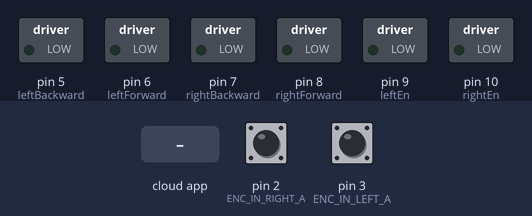
The sketch below on a simulated Arduino Uno, built with avr-gcc and run on an emulated ATmega328P. Shown: switched loads named in the sketch (green lamp = pin HIGH). Inputs (shaded band) come from the test bench; at power-on: pin 2 (ENC_IN_RIGHT_A) HIGH, pin 3 (ENC_IN_LEFT_A) HIGH. The ROS host is connected and sends only what is stated.

Above: at 1.2 s.
1.3 s: the phone or cloud app sets linear.x to -100
At 1.8 s:
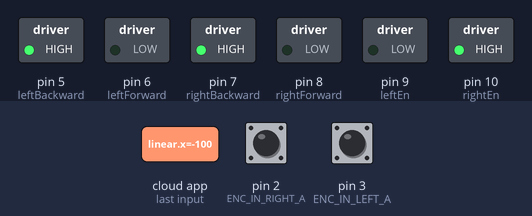
2.8 s: the phone or cloud app sets angular.z to -100
At 4.0 s:
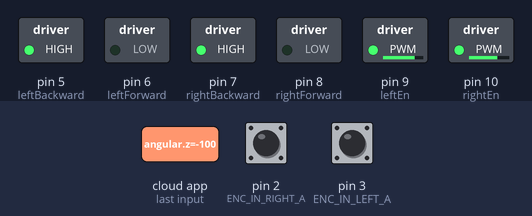
4.3 s: the phone or cloud app sets linear.x to 0
At 5.2 s:
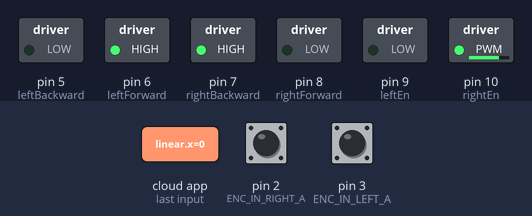
5.8 s: the phone or cloud app sets angular.z to 0
At 6.3 s:
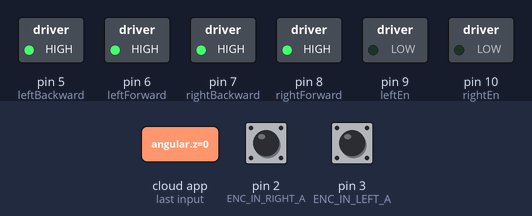
7.3 s: the phone or cloud app sets linear.x to 100
At 8.5 s:
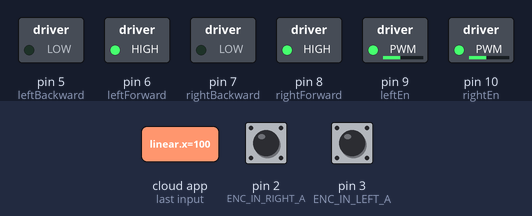
8.8 s: the phone or cloud app sets linear.x to -100
At 9.9 s:
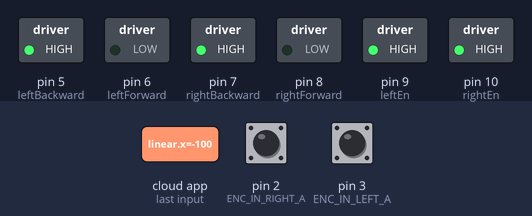
Timing chart, 0 to 11.3 s (numbered marks = the images above; inputs shaded):
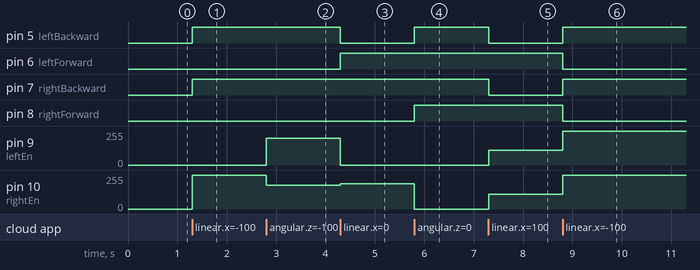

The sketch:

mini_scobo_combined.ino
```cpp
#include <ros.h>
#include <geometry_msgs/Twist.h>
#include <std_msgs/Int16.h>


// IN1 IN2 Wheeled
// Pin Definitions
const int leftEn = 9;           // Purple
const int rightEn = 10;          // Red
const int leftBackward = 5;      // Blue
const int leftForward = 6;       // Green IN1
const int rightForward = 8;     // Yellow
const int rightBackward = 7;    // Orange
#define ENC_IN_LEFT_A 3
#define ENC_IN_RIGHT_A 2

#define ENC_IN_LEFT_B 11
#define ENC_IN_RIGHT_B 4

// True = Forward; False = Reverse
boolean Direction_left = true;
boolean Direction_right = true;

// Minumum and maximum values for 16-bit integers
const int encoder_minimum = -16192;
const int encoder_maximum = 16192;

int pwm_max = 200;
int pwm_ctrl = 0;
int pwm_min = 180;
int high_pwm = 200;
int low_pwm = 180;
int mapped_speed_forward;
int mapped_speed_backward;
int mapped_speed_right;
int mapped_speed_left;

ros::NodeHandle nh;

// 100ms interval for measurements
const int interval = 100;
long previousMillis = 0;
long currentMillis = 0;


void cmdVelCallback(const geometry_msgs::Twist& cmdVel) {
  float linear = cmdVel.linear.x;
  float angular = cmdVel.angular.z;

  if (linear == 0.0 && angular == 0.0) {
    stop();
  } else if (linear > 0.0 && angular == 0.0) {
    float scaledlinearforward = (linear - 0) * (pwm_max - pwm_min) / (0.26 - 0) + pwm_min;
    mapped_speed_forward = round(scaledlinearforward);
    forward();
  } else if (linear < 0.0 && angular == 0.0) {
    float scaledlinearbackward = ((linear - (-0.26)) * (pwm_min - pwm_max) / (0 - (-0.26))) + pwm_max;
    mapped_speed_backward = round(scaledlinearbackward);
    backward();
  } else if (linear == 0.0 && angular > 0.0) {
    float scaledangularleft = ((angular * 100) / 1.82) * (pwm_max - pwm_min) / 100 + pwm_min;
    mapped_speed_left = round(scaledangularleft);
    left();
  } else if (linear == 0.0 && angular < 0.0) {
    float scaledangularright = ((angular - (-1.82)) * (pwm_min - pwm_max) / (0 - (-1.82))) + pwm_max;
    mapped_speed_right = round(scaledangularright);
    right();
  } else if (linear > 0.0 && angular < 0.0) {
    forwardright();
  } else if (linear > 0.0 && angular > 0.0) {
    forwardleft();
  } else if (linear < 0.0 && angular < 0.0) {
    backwardright();
  } else if (linear < 0.0 && angular > 0.0) {
    backwardleft();
  } else {
    stop();
  }
}

ros::Subscriber<geometry_msgs::Twist> cmdVelSub("/cmd_vel", &cmdVelCallback);

std_msgs::Int16 right_wheel_tick_count;
ros::Publisher rightPub("right_ticks", &right_wheel_tick_count);

std_msgs::Int16 left_wheel_tick_count;
ros::Publisher leftPub("left_ticks", &left_wheel_tick_count);

// Increment the number of ticks
void right_wheel_tick() {

  // Read the value for the encoder for the right wheel
  int val = digitalRead(ENC_IN_RIGHT_B);

  if(val == LOW) {
    Direction_right = false; // Reverse
  }
  else {
    Direction_right = true; // Forward
  }

  if (Direction_right) {

    if (right_wheel_tick_count.data == encoder_maximum) {
      right_wheel_tick_count.data = 0;
    }
    else {
      right_wheel_tick_count.data++;
    }
  }
  else {
    if (right_wheel_tick_count.data == encoder_minimum) {
      right_wheel_tick_count.data = 0;
    }
    else {
      right_wheel_tick_count.data--;
    }
  }
}

// Increment the number of ticks
void left_wheel_tick() {

  // Read the value for the encoder for the left wheel
  int val = digitalRead(ENC_IN_LEFT_B);

  if(val == LOW) {
    Direction_left = true; // Reverse
  }
  else {
    Direction_left = false; // Forward
  }

  if (Direction_left) {
    if (left_wheel_tick_count.data == encoder_maximum) {
      left_wheel_tick_count.data = 0;
    }
    else {
      left_wheel_tick_count.data++;
    }
  }
  else {
    if (left_wheel_tick_count.data == encoder_minimum) {
      left_wheel_tick_count.data = 0;
    }
    else {
      left_wheel_tick_count.data--;
    }
  }
}

void stop() {
  Serial.println("Stop");
  analogWrite(leftEn, 0);
  digitalWrite(leftForward, HIGH);
  digitalWrite(leftBackward, HIGH);
  analogWrite(rightEn, 0);
  digitalWrite(rightForward, HIGH);
  digitalWrite(rightBackward, HIGH);
}

void forward() {
  Serial.println("Forward");
  analogWrite(leftEn, 110);
  analogWrite(rightEn, 110);
  digitalWrite(leftForward, HIGH);
  digitalWrite(rightForward, HIGH);
  digitalWrite(leftBackward, LOW);
  digitalWrite(rightBackward, LOW);
}

void backward() {
  Serial.println("Backward");
  analogWrite(leftEn, mapped_speed_forward-pwm_ctrl);
  analogWrite(rightEn, mapped_speed_backward);
  digitalWrite(leftForward, LOW);
  digitalWrite(rightForward, LOW);
  digitalWrite(leftBackward, HIGH);
  digitalWrite(rightBackward, HIGH);
}

void left() {
  Serial.println("Left");
  analogWrite(leftEn, mapped_speed_forward-pwm_ctrl);
  analogWrite(rightEn, mapped_speed_left);
  digitalWrite(leftForward, LOW);
  digitalWrite(leftBackward, HIGH);
  digitalWrite(rightForward, HIGH);
  digitalWrite(rightBackward, LOW);
}

void right() {
  Serial.println("Right");
  analogWrite(leftEn, mapped_speed_forward-pwm_ctrl);
  analogWrite(rightEn, mapped_speed_right);
  digitalWrite(leftForward, HIGH);
  digitalWrite(leftBackward, LOW);
  digitalWrite(rightForward, LOW);
  digitalWrite(rightBackward, HIGH);
}

void forwardright() {
  Serial.println("Forward Right");
  analogWrite(leftEn, high_pwm-pwm_ctrl);
  analogWrite(rightEn, low_pwm);
  digitalWrite(leftForward, HIGH);
  digitalWrite(leftBackward, LOW);
  digitalWrite(rightForward, HIGH);
  digitalWrite(rightBackward, LOW);
}

void forwardleft() {
  Serial.println("Forward Left");
  analogWrite(leftEn, low_pwm);
  analogWrite(rightEn, high_pwm);
  digitalWrite(leftForward, HIGH);
  digitalWrite(leftBackward, LOW);
  digitalWrite(rightForward, HIGH);
  digitalWrite(rightBackward, LOW);
}

void backwardright() {
  Serial.println("Backward Right");
  analogWrite(leftEn, high_pwm-pwm_ctrl);
  analogWrite(rightEn, low_pwm);
  digitalWrite(leftForward, LOW);
  digitalWrite(leftBackward, HIGH);
  digitalWrite(rightForward, LOW);
  digitalWrite(rightBackward, HIGH);
}

void backwardleft() {
  Serial.println("Backward Left");
  analogWrite(leftEn, low_pwm);
  analogWrite(rightEn, high_pwm);
  digitalWrite(leftForward, LOW);
  digitalWrite(leftBackward, HIGH);
  digitalWrite(rightForward, LOW);
  digitalWrite(rightBackward, HIGH);
}


void setup() {

  // Set pin states of the encoder
  pinMode(ENC_IN_LEFT_A , INPUT_PULLUP);
  pinMode(ENC_IN_LEFT_B , INPUT);
  pinMode(ENC_IN_RIGHT_A , INPUT_PULLUP);
  pinMode(ENC_IN_RIGHT_B , INPUT);
  pinMode(leftEn, OUTPUT);
  pinMode(rightEn, OUTPUT);
  pinMode(leftForward, OUTPUT);
  pinMode(leftBackward, OUTPUT);
  pinMode(rightForward, OUTPUT);
  pinMode(rightBackward, OUTPUT);
  // Every time the pin goes high, this is a tick
  attachInterrupt(digitalPinToInterrupt(ENC_IN_LEFT_A), left_wheel_tick, RISING);
  attachInterrupt(digitalPinToInterrupt(ENC_IN_RIGHT_A), right_wheel_tick, RISING);

  // ROS Setup
  nh.getHardware();
  nh.initNode();
  nh.advertise(rightPub);
  nh.advertise(leftPub);
  nh.subscribe(cmdVelSub);


}

void loop() {

  currentMillis = millis();

  // If 100ms have passed, print the number of ticks
  if (currentMillis - previousMillis > interval) {

    previousMillis = currentMillis;
    rightPub.publish( &right_wheel_tick_count );
    leftPub.publish( &left_wheel_tick_count );
    nh.spinOnce();
  }
  nh.spinOnce();
}
```

Measured:
- after the input at 1.3 s, pin 5 (leftBackward), pin 7 (rightBackward): LOW → HIGH at once; pin 10 (rightEn): 0/255 → 255/255 at once
- after the input at 2.8 s, pin 9 (leftEn): 0/255 → 200/255 at once; pin 10 (rightEn): 255/255 → 180/255 at once
- after the input at 4.3 s, pin 5 (leftBackward): HIGH → LOW at once; pin 6 (leftForward): LOW → HIGH at once; pin 9 (leftEn): 200/255 → 0/255 at once; pin 10 (rightEn): 180/255 → 191/255 at once
- after the input at 5.8 s, pin 5 (leftBackward), pin 8 (rightForward): LOW → HIGH at once; pin 10 (rightEn): 191/255 → 0/255 at once
- after the input at 7.3 s, pin 5 (leftBackward), pin 7 (rightBackward): HIGH → LOW at once; pin 9 (leftEn), pin 10 (rightEn): 0/255 → 110/255 at once
- after the input at 8.8 s, pin 5 (leftBackward), pin 7 (rightBackward): LOW → HIGH at once; pin 6 (leftForward), pin 8 (rightForward): HIGH → LOW at once; pin 9 (leftEn), pin 10 (rightEn): 110/255 → 255/255 at once
